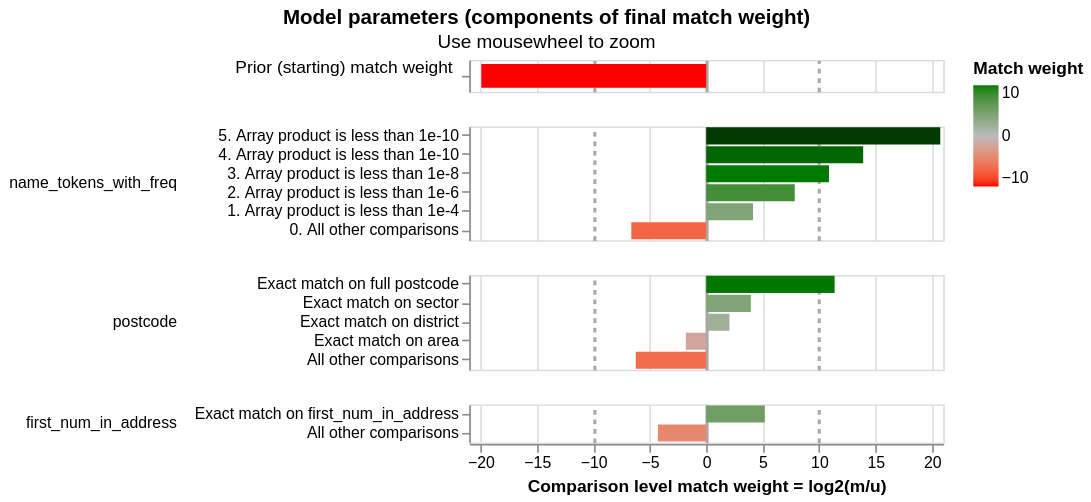

The code cell stored with this chart in its notebook:
### Code cell
# Probably not worth training m values given how few columns we have;
# by not training them we'll be using the defaults

linker.training.estimate_u_using_random_sampling(max_pairs=1e7)
linker.visualisations.match_weights_chart()

### Figure 1 — Vega-Lite specification as saved in the notebook (floating-point values rounded to 4 significant figures)
{"config": {"view": {"continuousWidth": 300, "continuousHeight": 300, "discreteHeight": 60, "discreteWidth": 400}, "header": {"title": null}, "mark": {"tooltip": null}, "title": {"anchor": "middle"}}, "vconcat": [{"mark": {"type": "bar", "clip": true, "height": 15}, "encoding": {"color": {"field": "log2_bayes_factor", "scale": {"domain": [-10, 0, 10], "interpolate": "lab", "range": ["red", "#bbbbbb", "green"]}, "title": "Match weight", "type": "quantitative"}, "tooltip": [{"field": "comparison_name", "title": "Comparison name", "type": "nominal"}, {"field": "probability_two_random_records_match", "format": ".4f", "title": "Probability two random records match", "type": "nominal"}, {"field": "log2_bayes_factor", "format": ",.4f", "title": "Equivalent match weight", "type": "quantitative"}, {"field": "bayes_factor_description", "title": "Match weight description", "type": "nominal"}], "x": {"axis": {"domain": false, "gridColor": {"condition": {"test": "abs(datum.value / 10)  <= 1 & datum.value % 10 === 0", "value": "#aaa"}, "value": "#ddd"}, "gridDash": {"condition": {"test": "abs(datum.value / 10) == 1", "value": [3]}, "value": null}, "gridWidth": {"condition": {"test": "abs(datum.value / 10)  <= 1 & datum.value % 10 === 0", "value": 2}, "value": 1}, "labels": false, "ticks": false, "title": ""}, "field": "log2_bayes_factor", "scale": {"domain": [-21, 21]}, "type": "quantitative"}, "y": {"axis": {"title": "Prior (starting) match weight", "titleAlign": "right", "titleAngle": 0, "titleFontWeight": "normal"}, "field": "label_for_charts", "sort": {"field": "comparison_vector_value", "order": "descending"}, "type": "nominal"}}, "height": 20, "transform": [{"filter": "(datum.comparison_name == 'probability_two_random_records_match')"}]}, {"mark": {"type": "bar", "clip": true}, "encoding": {"color": {"field": "log2_bayes_factor", "scale": {"domain": [-10, 0, 10], "interpolate": "lab", "range": ["red", "#bbbbbb", "green"]}, "title": "Match weight", "type": "quantitative"}, "row": {"field": "comparison_name", "header": {"labelAlign": "left", "labelAnchor": "middle", "labelAngle": 0}, "sort": {"field": "comparison_sort_order"}, "type": "nominal"}, "tooltip": [{"field": "comparison_name", "title": "Comparison name", "type": "nominal"}, {"field": "label_for_charts", "title": "Label", "type": "ordinal"}, {"field": "sql_condition", "title": "SQL condition", "type": "nominal"}, {"field": "m_probability", "format": ".10~g", "title": "M probability", "type": "quantitative"}, {"field": "u_probability", "format": ".10~g", "title": "U probability", "type": "quantitative"}, {"field": "bayes_factor", "format": ",.6f", "title": "Bayes factor = m/u", "type": "quantitative"}, {"field": "log2_bayes_factor", "format": ".4~g", "title": "Match weight = log2(m/u)", "type": "quantitative"}, {"field": "bayes_factor_description", "title": "Match weight description", "type": "nominal"}, {"field": "m_probability_description", "title": "m probability description", "type": "nominal"}, {"field": "u_probability_description", "title": "u probability description", "type": "nominal"}], "x": {"axis": {"gridColor": {"condition": {"test": "abs(datum.value / 10)  <= 1 & datum.value % 10 === 0", "value": "#aaa"}, "value": "#ddd"}, "gridDash": {"condition": {"test": "abs(datum.value / 10) == 1", "value": [3]}, "value": null}, "gridWidth": {"condition": {"test": "abs(datum.value / 10)  <= 1 & datum.value % 10 === 0", "value": 2}, "value": 1}, "title": "Comparison level match weight = log2(m/u)"}, "field": "log2_bayes_factor", "scale": {"domain": [-21, 21]}, "type": "quantitative"}, "y": {"axis": {"title": null}, "field": "label_for_charts", "sort": {"field": "comparison_vector_value", "order": "descending"}, "type": "nominal"}}, "height": {"step": 12}, "resolve": {"axis": {"y": "independent"}, "scale": {"y": "independent"}}, "transform": [{"filter": "(datum.comparison_name != 'probability_two_random_records_match')"}]}], "data": {"name": "data-95a72e781ebf7dbbeea5df5f3418d0d6"}, "params": [{"name": "mouse_zoom", "select": {"type": "interval", "encodings": ["x"]}, "bind": "scales", "views": []}], "resolve": {"axis": {"y": "independent"}, "scale": {"y": "independent"}}, "title": {"text": "Model parameters (components of final match weight)", "subtitle": "Use mousewheel to zoom"}, "$schema": "https://vega.github.io/schema/vega-lite/v5.9.3.json", "datasets": {"data-95a72e781ebf7dbbeea5df5f3418d0d6": [{"comparison_name": "probability_two_random_records_match", "sql_condition": null, "label_for_charts": "", "m_probability": null, "u_probability": null, "m_probability_description": null, "u_probability_description": null, "has_tf_adjustments": false, "tf_adjustment_column": null, "tf_adjustment_weight": null, "is_null_level": false, "bayes_factor": 1e-06, "log2_bayes_factor": -19.93, "comparison_vector_value": 0, "max_comparison_vector_value": 0, "bayes_factor_description": "The probability that two random records drawn at random match is 0.000 or one in  1,000,000.0 records.This is equivalent to a starting match weight of -19.932.", "probability_two_random_records_match": 1e-06, "comparison_sort_order": -1}, {"comparison_name": "name_tokens_with_freq", "sql_condition": "\n                    \n    list_intersect(name_tokens_with_freq_l, name_tokens_with_freq_r)\n        .list_transform(x -> x.rel_freq::float)\n        .list_concat([1.0::FLOAT]) -- in case there are no matches\n        .list_reduce((p, q) -> p * q)\n     < 1e-12\n                    ", "label_for_charts": "5. Array product is less than 1e-10", "m_probability": 0.95, "u_probability": 5.439e-07, "m_probability_description": "Amongst matching record comparisons, 95% of records (i.e. one in 1.053) are in the array product is less than 1e-10 comparison level", "u_probability_description": "Amongst non-matching record comparisons, 5.439e-05% of records (i.e. one in 1,838,592) are in the array product is less than 1e-10 comparison level", "has_tf_adjustments": false, "tf_adjustment_column": null, "tf_adjustment_weight": 1.0, "is_null_level": false, "bayes_factor": 1747000.0, "log2_bayes_factor": 20.74, "comparison_vector_value": 5, "max_comparison_vector_value": 5, "bayes_factor_description": "If comparison level is `array product is less than 1e-10` then comparison is 1,746,662 times more likely to be a match", "probability_two_random_records_match": 1e-06, "comparison_sort_order": 0}, {"comparison_name": "name_tokens_with_freq", "sql_condition": "\n                    \n    list_intersect(name_tokens_with_freq_l, name_tokens_with_freq_r)\n        .list_transform(x -> x.rel_freq::float)\n        .list_concat([1.0::FLOAT]) -- in case there are no matches\n        .list_reduce((p, q) -> p * q)\n     < 1e-10\n                    ", "label_for_charts": "4. Array product is less than 1e-10", "m_probability": 0.01, "u_probability": 6.527e-07, "m_probability_description": "Amongst matching record comparisons, 1% of records (i.e. one in 100) are in the array product is less than 1e-10 comparison level", "u_probability_description": "Amongst non-matching record comparisons, 6.527e-05% of records (i.e. one in 1,532,160) are in the array product is less than 1e-10 comparison level", "has_tf_adjustments": false, "tf_adjustment_column": null, "tf_adjustment_weight": 1.0, "is_null_level": false, "bayes_factor": 15320.0, "log2_bayes_factor": 13.9, "comparison_vector_value": 4, "max_comparison_vector_value": 5, "bayes_factor_description": "If comparison level is `array product is less than 1e-10` then comparison is 15,322 times more likely to be a match", "probability_two_random_records_match": 1e-06, "comparison_sort_order": 0}, {"comparison_name": "name_tokens_with_freq", "sql_condition": "\n                    \n    list_intersect(name_tokens_with_freq_l, name_tokens_with_freq_r)\n        .list_transform(x -> x.rel_freq::float)\n        .list_concat([1.0::FLOAT]) -- in case there are no matches\n        .list_reduce((p, q) -> p * q)\n     < 1e-8\n                    ", "label_for_charts": "3. Array product is less than 1e-8", "m_probability": 0.01, "u_probability": 5.33e-06, "m_probability_description": "Amongst matching record comparisons, 1% of records (i.e. one in 100) are in the array product is less than 1e-8 comparison level", "u_probability_description": "Amongst non-matching record comparisons, 0.000533% of records (i.e. one in 187,611) are in the array product is less than 1e-8 comparison level", "has_tf_adjustments": false, "tf_adjustment_column": null, "tf_adjustment_weight": 1.0, "is_null_level": false, "bayes_factor": 1876.0, "log2_bayes_factor": 10.87, "comparison_vector_value": 3, "max_comparison_vector_value": 5, "bayes_factor_description": "If comparison level is `array product is less than 1e-8` then comparison is 1,876 times more likely to be a match", "probability_two_random_records_match": 1e-06, "comparison_sort_order": 0}, {"comparison_name": "name_tokens_with_freq", "sql_condition": "\n                    \n    list_intersect(name_tokens_with_freq_l, name_tokens_with_freq_r)\n        .list_transform(x -> x.rel_freq::float)\n        .list_concat([1.0::FLOAT]) -- in case there are no matches\n        .list_reduce((p, q) -> p * q)\n     < 1e-6\n                    ", "label_for_charts": "2. Array product is less than 1e-6", "m_probability": 0.01, "u_probability": 4.362e-05, "m_probability_description": "Amongst matching record comparisons, 1% of records (i.e. one in 100) are in the array product is less than 1e-6 comparison level", "u_probability_description": "Amongst non-matching record comparisons, 0.004362% of records (i.e. one in 22,925) are in the array product is less than 1e-6 comparison level", "has_tf_adjustments": false, "tf_adjustment_column": null, "tf_adjustment_weight": 1.0, "is_null_level": false, "bayes_factor": 229.3, "log2_bayes_factor": 7.841, "comparison_vector_value": 2, "max_comparison_vector_value": 5, "bayes_factor_description": "If comparison level is `array product is less than 1e-6` then comparison is 229 times more likely to be a match", "probability_two_random_records_match": 1e-06, "comparison_sort_order": 0}, {"comparison_name": "name_tokens_with_freq", "sql_condition": "\n                    \n    list_intersect(name_tokens_with_freq_l, name_tokens_with_freq_r)\n        .list_transform(x -> x.rel_freq::float)\n        .list_concat([1.0::FLOAT]) -- in case there are no matches\n        .list_reduce((p, q) -> p * q)\n     < 1e-4\n                    ", "label_for_charts": "1. Array product is less than 1e-4", "m_probability": 0.01, "u_probability": 0.0005651, "m_probability_description": "Amongst matching record comparisons, 1% of records (i.e. one in 100) are in the array product is less than 1e-4 comparison level", "u_probability_description": "Amongst non-matching record comparisons, 0.05651% of records (i.e. one in 1,770) are in the array product is less than 1e-4 comparison level", "has_tf_adjustments": false, "tf_adjustment_column": null, "tf_adjustment_weight": 1.0, "is_null_level": false, "bayes_factor": 17.7, "log2_bayes_factor": 4.145, "comparison_vector_value": 1, "max_comparison_vector_value": 5, "bayes_factor_description": "If comparison level is `array product is less than 1e-4` then comparison is 17.7 times more likely to be a match", "probability_two_random_records_match": 1e-06, "comparison_sort_order": 0}, {"comparison_name": "name_tokens_with_freq", "sql_condition": "ELSE", "label_for_charts": "0. All other comparisons", "m_probability": 0.01, "u_probability": 0.9994, "m_probability_description": "Amongst matching record comparisons, 1% of records (i.e. one in 100) are in the all other comparisons comparison level", "u_probability_description": "Amongst non-matching record comparisons, 99.94% of records (i.e. one in 1.001) are in the all other comparisons comparison level", "has_tf_adjustments": false, "tf_adjustment_column": null, "tf_adjustment_weight": 1.0, "is_null_level": false, "bayes_factor": 0.01001, "log2_bayes_factor": -6.643, "comparison_vector_value": 0, "max_comparison_vector_value": 5, "bayes_factor_description": "If comparison level is `all other comparisons` then comparison is 99.94 times less likely to be a match", "probability_two_random_records_match": 1e-06, "comparison_sort_order": 0}, {"comparison_name": "postcode", "sql_condition": "\"postcode_l\" = \"postcode_r\"", "label_for_charts": "Exact match on full postcode", "m_probability": 0.95, "u_probability": 0.0003583, "m_probability_description": "Amongst matching record comparisons, 95% of records (i.e. one in 1.053) are in the exact match on full postcode comparison level", "u_probability_description": "Amongst non-matching record comparisons, 0.03583% of records (i.e. one in 2,791) are in the exact match on full postcode comparison level", "has_tf_adjustments": false, "tf_adjustment_column": null, "tf_adjustment_weight": 1.0, "is_null_level": false, "bayes_factor": 2651.0, "log2_bayes_factor": 11.37, "comparison_vector_value": 4, "max_comparison_vector_value": 4, "bayes_factor_description": "If comparison level is `exact match on full postcode` then comparison is 2,651 times more likely to be a match", "probability_two_random_records_match": 1e-06, "comparison_sort_order": 1}, {"comparison_name": "postcode", "sql_condition": "NULLIF(regexp_extract(\"postcode_l\", '^[A-Za-z]{1,2}[0-9][A-Za-z0-9]? [0-9]', 0), '') = NULLIF(regexp_extract(\"postcode_r\", '^[A-Za-z]{1,2}[0-9][A-Za-z0-9]? [0-9]', 0), '')", "label_for_charts": "Exact match on sector", "m_probability": 0.0125, "u_probability": 0.0008072, "m_probability_description": "Amongst matching record comparisons, 1.25% of records (i.e. one in 80) are in the exact match on sector comparison level", "u_probability_description": "Amongst non-matching record comparisons, 0.08072% of records (i.e. one in 1,239) are in the exact match on sector comparison level", "has_tf_adjustments": false, "tf_adjustment_column": null, "tf_adjustment_weight": 1.0, "is_null_level": false, "bayes_factor": 15.48, "log2_bayes_factor": 3.953, "comparison_vector_value": 3, "max_comparison_vector_value": 4, "bayes_factor_description": "If comparison level is `exact match on sector` then comparison is 15.48 times more likely to be a match", "probability_two_random_records_match": 1e-06, "comparison_sort_order": 1}, {"comparison_name": "postcode", "sql_condition": "NULLIF(regexp_extract(\"postcode_l\", '^[A-Za-z]{1,2}[0-9][A-Za-z0-9]?', 0), '') = NULLIF(regexp_extract(\"postcode_r\", '^[A-Za-z]{1,2}[0-9][A-Za-z0-9]?', 0), '')", "label_for_charts": "Exact match on district", "m_probability": 0.0125, "u_probability": 0.003012, "m_probability_description": "Amongst matching record comparisons, 1.25% of records (i.e. one in 80) are in the exact match on district comparison level", "u_probability_description": "Amongst non-matching record comparisons, 0.3012% of records (i.e. one in 332) are in the exact match on district comparison level", "has_tf_adjustments": false, "tf_adjustment_column": null, "tf_adjustment_weight": 1.0, "is_null_level": false, "bayes_factor": 4.151, "log2_bayes_factor": 2.053, "comparison_vector_value": 2, "max_comparison_vector_value": 4, "bayes_factor_description": "If comparison level is `exact match on district` then comparison is 4.151 times more likely to be a match", "probability_two_random_records_match": 1e-06, "comparison_sort_order": 1}, {"comparison_name": "postcode", "sql_condition": "NULLIF(regexp_extract(\"postcode_l\", '^[A-Za-z]{1,2}', 0), '') = NULLIF(regexp_extract(\"postcode_r\", '^[A-Za-z]{1,2}', 0), '')", "label_for_charts": "Exact match on area", "m_probability": 0.0125, "u_probability": 0.04389, "m_probability_description": "Amongst matching record comparisons, 1.25% of records (i.e. one in 80) are in the exact match on area comparison level", "u_probability_description": "Amongst non-matching record comparisons, 4.389% of records (i.e. one in 22.78) are in the exact match on area comparison level", "has_tf_adjustments": false, "tf_adjustment_column": null, "tf_adjustment_weight": 1.0, "is_null_level": false, "bayes_factor": 0.2848, "log2_bayes_factor": -1.812, "comparison_vector_value": 1, "max_comparison_vector_value": 4, "bayes_factor_description": "If comparison level is `exact match on area` then comparison is 3.511 times less likely to be a match", "probability_two_random_records_match": 1e-06, "comparison_sort_order": 1}, {"comparison_name": "postcode", "sql_condition": "ELSE", "label_for_charts": "All other comparisons", "m_probability": 0.0125, "u_probability": 0.9519, "m_probability_description": "Amongst matching record comparisons, 1.25% of records (i.e. one in 80) are in the all other comparisons comparison level", "u_probability_description": "Amongst non-matching record comparisons, 95.19% of records (i.e. one in 1.05) are in the all other comparisons comparison level", "has_tf_adjustments": false, "tf_adjustment_column": null, "tf_adjustment_weight": 1.0, "is_null_level": false, "bayes_factor": 0.01313, "log2_bayes_factor": -6.251, "comparison_vector_value": 0, "max_comparison_vector_value": 4, "bayes_factor_description": "If comparison level is `all other comparisons` then comparison is 76.15 times less likely to be a match", "probability_two_random_records_match": 1e-06, "comparison_sort_order": 1}, {"comparison_name": "first_num_in_address", "sql_condition": "\"first_num_in_address_l\" = \"first_num_in_address_r\"", "label_for_charts": "Exact match on first_num_in_address", "m_probability": 0.95, "u_probability": 0.02603, "m_probability_description": "Amongst matching record comparisons, 95% of records (i.e. one in 1.053) are in the exact match on first_num_in_address comparison level", "u_probability_description": "Amongst non-matching record comparisons, 2.603% of records (i.e. one in 38.42) are in the exact match on first_num_in_address comparison level", "has_tf_adjustments": false, "tf_adjustment_column": null, "tf_adjustment_weight": 1.0, "is_null_level": false, "bayes_factor": 36.5, "log2_bayes_factor": 5.19, "comparison_vector_value": 1, "max_comparison_vector_value": 1, "bayes_factor_description": "If comparison level is `exact match on first_num_in_address` then comparison is 36.5 times more likely to be a match", "probability_two_random_records_match": 1e-06, "comparison_sort_order": 2}, {"comparison_name": "first_num_in_address", "sql_condition": "ELSE", "label_for_charts": "All other comparisons", "m_probability": 0.05, "u_probability": 0.974, "m_probability_description": "Amongst matching record comparisons, 5% of records (i.e. one in 20) are in the all other comparisons comparison level", "u_probability_description": "Amongst non-matching record comparisons, 97.4% of records (i.e. one in 1.027) are in the all other comparisons comparison level", "has_tf_adjustments": false, "tf_adjustment_column": null, "tf_adjustment_weight": 1.0, "is_null_level": false, "bayes_factor": 0.05134, "log2_bayes_factor": -4.284, "comparison_vector_value": 0, "max_comparison_vector_value": 1, "bayes_factor_description": "If comparison level is `all other comparisons` then comparison is 19.48 times less likely to be a match", "probability_two_random_records_match": 1e-06, "comparison_sort_order": 2}]}}
